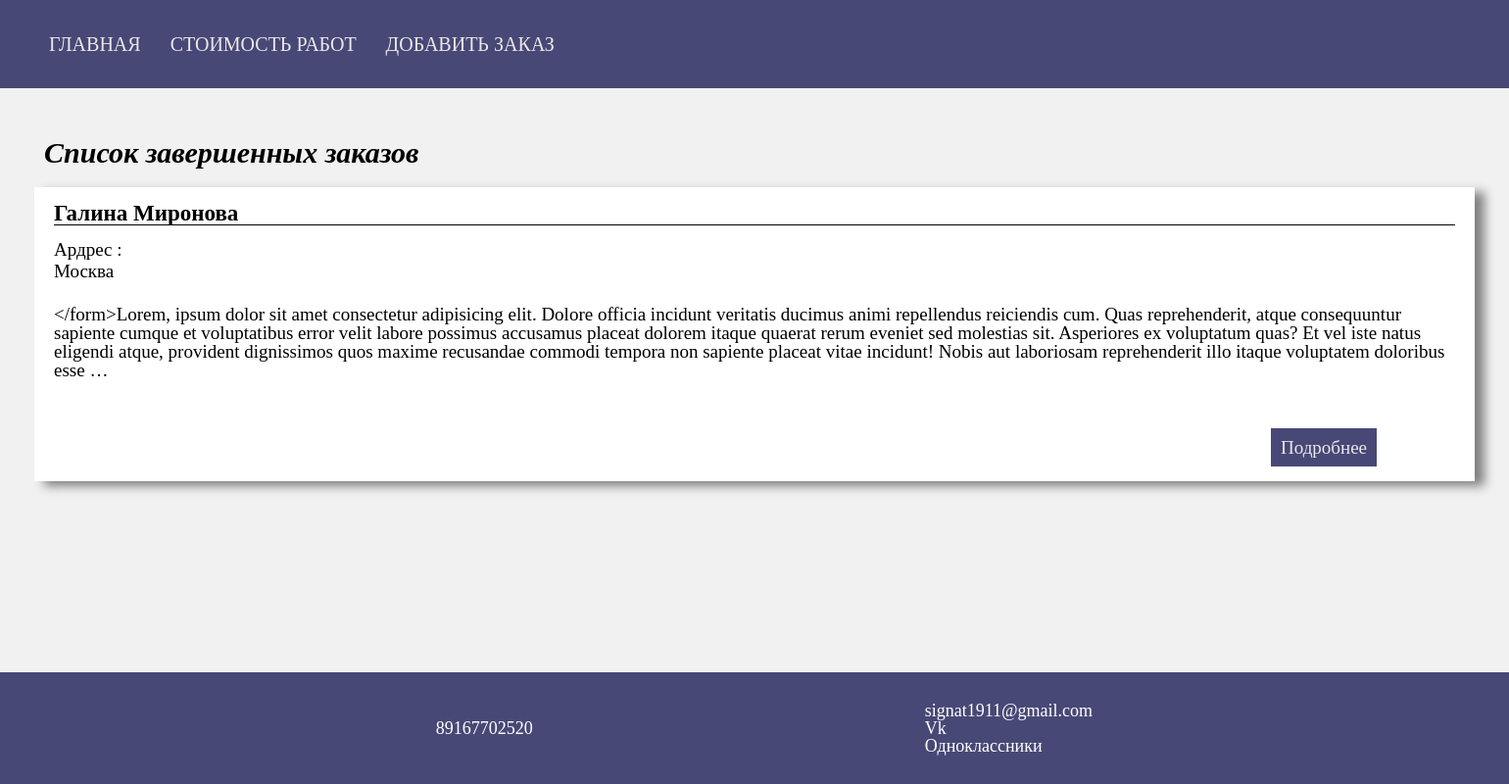
Before: /complited/ with the older database file.
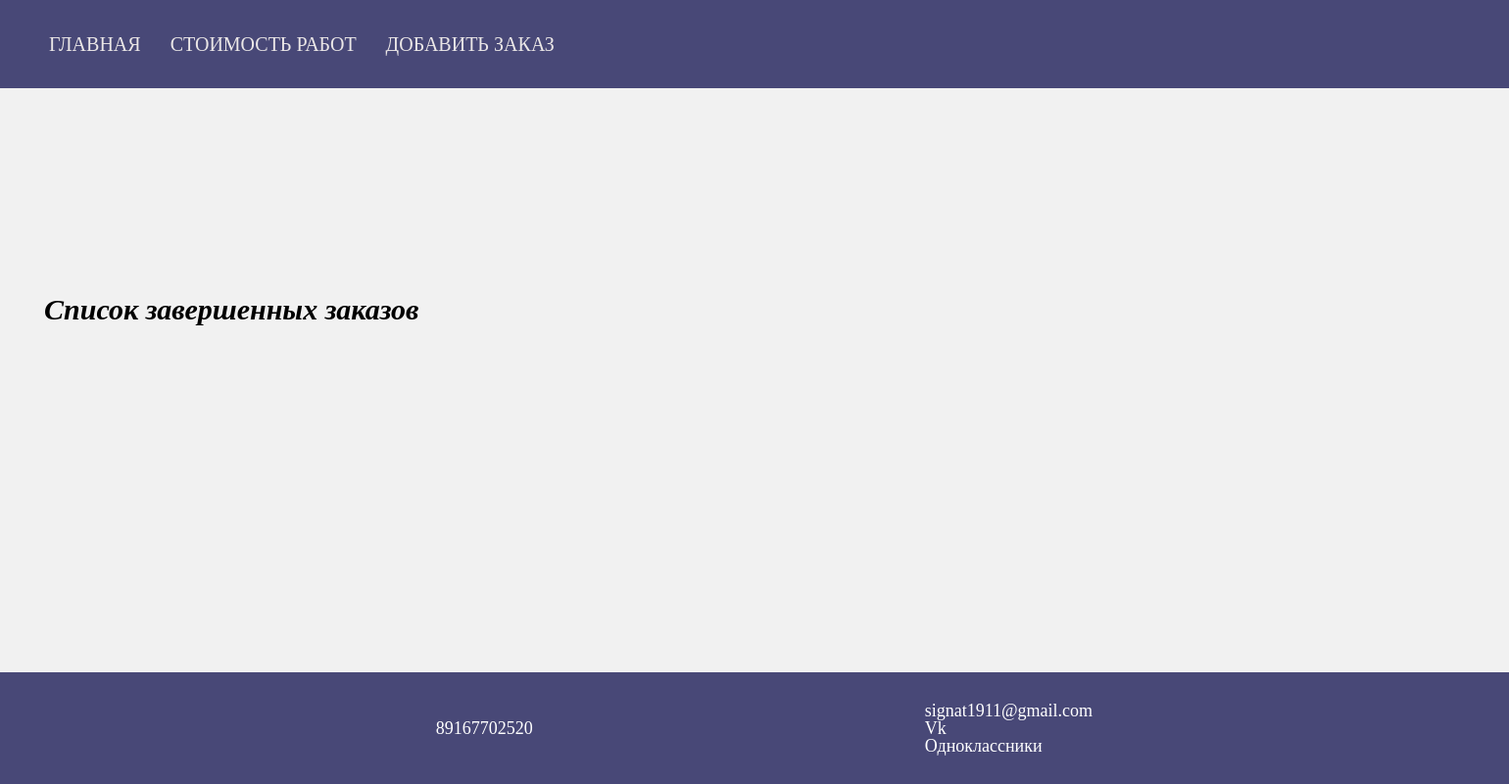
After: the same page with the newer database file.
### works/models.py (models this page shows, shortened)
class Order(models.Model):
    customer = models.CharField(max_length=150)
    phone = models.CharField(max_length=15)
    email = models.EmailField(blank=True, null=True)
    adress = models.CharField(max_length=250)
    description = models.TextField()
    tag = models.ManyToManyField('Tag', blank=True, related_name='orders')
    def get_complit_absolute_url(self):
        return reverse('complited_order_detail_url', kwargs={'order_id': self.id})

### works/views.py (the view)
# urls.py: path('complited/', ComplitedOrder.as_view(), name='complited_order_url'),
class ComplitedOrder(View):
    def get(self, request):
        tag = Tag.objects.all()
        return render(request, 'works/complited_order.html', context={'tag': tag})

### works/templates/works/complited_order.html (shortened to what this page needs)
{% extends 'base.html' %}
{% block content %}
<div class="container">
    <div class="orders_list_title">Список завершенных заказов</div>
    {% for tag in tag %}
    {% if tag.title == 'complited' %}
        {% for order in tag.orders.all %}
            <div class="order_card">
                <div class="order_name">{{ order.customer }}</div>
                <div class="order_adres">
                    <p class="adres_in_order">Ардрес :</p>
                    {{ order.adress }}
                </div>
                <div class="order_desc">{{ order.description|truncatewords:70 }}</div>
                <div class="btn_block"></div><a class="btn_desc btn_order" href="{{ order.get_complit_absolute_url }}">Подробнее</a>
            </div>
        {% endfor %}
    {% endif %}
{% endfor %}
</div>
{% endblock %}

Changed rows visible on the page:
removed Order: customer "Галина Миронова", adress "Москва", description "</form>Lorem, ipsum dolor sit amet consectetur adipisicing elit. Dolore officia incidunt veritatis ducimus animi repellendus reiciendis cum. Quas reprehenderit, atque consequuntur sapiente cumque et voluptatibus error velit labore possimus accusamus placeat dolorem itaque quaerat rerum eveniet sed molestias sit. Asperiores ex voluptatum quas? Et vel iste natus eligendi atque, provident dignissimos quos maxime recusandae commodi tempora non sapiente placeat vitae incidunt! Nobis aut laboriosam reprehenderit illo itaque voluptatem doloribus esse …"
